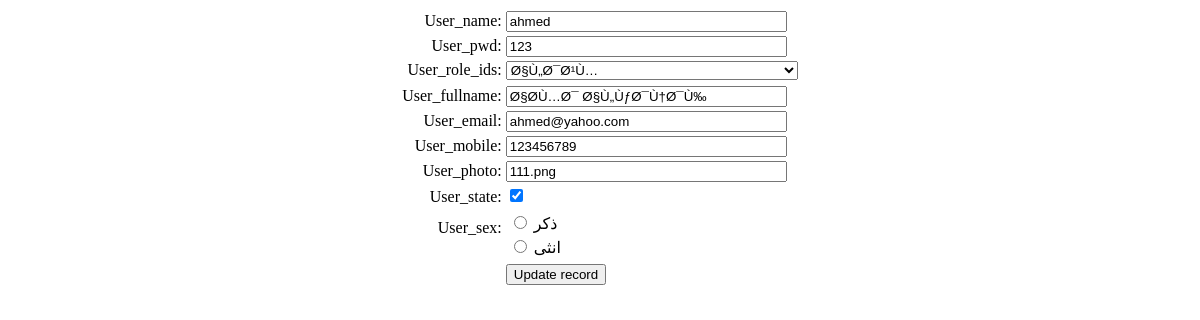
Before: /sys/users/edit.php?userid=2 with the older database file.
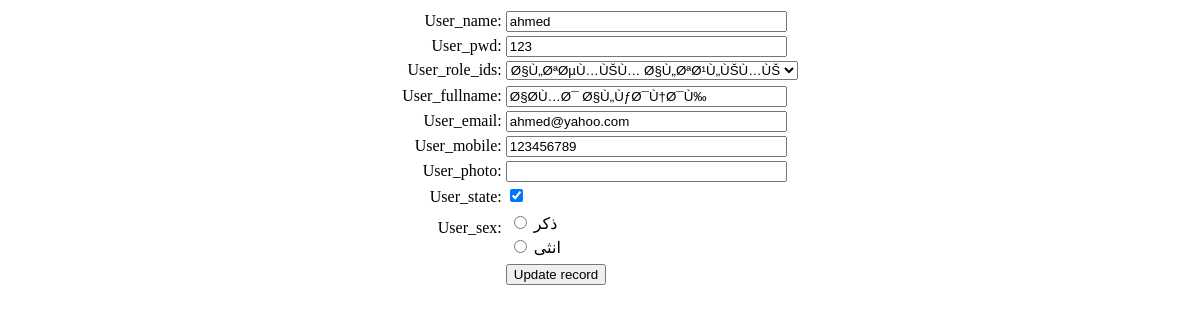
After: the same page with the newer database file.
### tables this page shows
CREATE TABLE `sys_users` (
  `user_id` int(11) NOT NULL AUTO_INCREMENT,
  `user_name` varchar(255) DEFAULT NULL,
  `user_pwd` varchar(255) DEFAULT NULL,
  `user_role_ids` varchar(255) DEFAULT NULL,
  `user_fullname` varchar(255) DEFAULT NULL,
  `user_email` varchar(255) DEFAULT NULL,
  `user_mobile` varchar(15) DEFAULT NULL,
  `user_photo` varchar(255) DEFAULT NULL,
  `user_state` tinyint(1) DEFAULT '1' COMMENT '1=active,0=notactive',
  `user_sex` varchar(1) DEFAULT NULL COMMENT 'f=female , m =male',
  `user_last_login` datetime DEFAULT NULL,
  `user_created_date` timestamp NULL DEFAULT CURRENT_TIMESTAMP,
  `user_created_by` int(11) DEFAULT NULL,
  PRIMARY KEY (`user_id`)
);

### sys/users/edit.php (the view, shortened to what this page needs)
<?php require_once('../../Connections/dares_conn.php'); ?>
<?php
if (!function_exists("GetSQLValueString")) {
function GetSQLValueString($theValue, $theType, $theDefinedValue = "", $theNotDefinedValue = "")
{
  $theValue = function_exists("mysql_real_escape_string") ? mysql_real_escape_string($theValue) : mysql_escape_string($theValue);
  switch ($theType) {
    case "long":
    case "int":
      $theValue = ($theValue != "") ? intval($theValue) : "NULL";
      break;
  }
  return $theValue;
}
}
$editFormAction = $_SERVER['PHP_SELF'];
if (isset($_SERVER['QUERY_STRING'])) {
  $editFormAction .= "?" . htmlentities($_SERVER['QUERY_STRING']);
}
$colname_get_user = "-1";
if (isset($_GET['userid'])) {
  $colname_get_user = $_GET['userid'];
}
$query_get_user = sprintf("SELECT * FROM sys_users WHERE user_id = %s", GetSQLValueString($colname_get_user, "int"));
$get_user = mysql_query($query_get_user, $dares_conn) or die(mysql_error());
$row_get_user = mysql_fetch_assoc($get_user);
$query_get_role = "SELECT * FROM sys_role";
$get_role = mysql_query($query_get_role, $dares_conn) or die(mysql_error());
$row_get_role = mysql_fetch_assoc($get_role);
?>
<!DOCTYPE html PUBLIC "-//W3C//DTD XHTML 1.0 Transitional//EN" "http://www.w3.org/TR/xhtml1/DTD/xhtml1-transitional.dtd">
<html xmlns="http://www.w3.org/1999/xhtml">
<head>
</head>
<body>
<form action="<?php echo $editFormAction; ?>" method="post" name="form1" id="form1">
  <table align="center">
    <tr valign="baseline">
      <td nowrap="nowrap" align="right">User_name:</td>
      <td><input type="text" name="user_name" value="<?php echo htmlentities($row_get_user['user_name'], ENT_COMPAT, 'utf-8'); ?>" size="32" /></td>
    </tr>
    <tr valign="baseline">
      <td nowrap="nowrap" align="right">User_pwd:</td>
      <td><input type="text" name="user_pwd" value="<?php echo htmlentities($row_get_user['user_pwd'], ENT_COMPAT, 'utf-8'); ?>" size="32" /></td>
    </tr>
    <tr valign="baseline">
      <td nowrap="nowrap" align="right">User_role_ids:</td>
      <td><select name="user_role_ids">
        <?php
do {
?>
        <option value="<?php echo $row_get_role['role_id']?>" <?php if (!(strcmp($row_get_role['role_id'], htmlentities($row_get_user['user_role_ids'], ENT_COMPAT, 'utf-8')))) {echo "SELECTED";} ?>><?php echo $row_get_role['role_name']?></option>
        <?php
} while ($row_get_role = mysql_fetch_assoc($get_role));
?>
      </select></td>
    </tr>
    <tr valign="baseline">
      <td nowrap="nowrap" align="right">User_fullname:</td>
      <td><input type="text" name="user_fullname" value="<?php echo htmlentities($row_get_user['user_fullname'], ENT_COMPAT, 'utf-8'); ?>" size="32" /></td>
    </tr>
    <tr valign="baseline">
      <td nowrap="nowrap" align="right">User_email:</td>
      <td><input type="text" name="user_email" value="<?php echo htmlentities($row_get_user['user_email'], ENT_COMPAT, 'utf-8'); ?>" size="32" /></td>
    </tr>
    <tr valign="baseline">
      <td nowrap="nowrap" align="right">User_mobile:</td>
      <td><input type="text" name="user_mobile" value="<?php echo htmlentities($row_get_user['user_mobile'], ENT_COMPAT, 'utf-8'); ?>" size="32" /></td>
    </tr>
    <tr valign="baseline">
      <td nowrap="nowrap" align="right">User_photo:</td>
      <td><input type="text" name="user_photo" value="<?php echo htmlentities($row_get_user['user_photo'], ENT_COMPAT, 'utf-8'); ?>" size="32" /></td>
    </tr>
    <tr valign="baseline">
      <td nowrap="nowrap" align="right">User_state:</td>
      <td><input type="checkbox" name="user_state" value=""  <?php if (!(strcmp(htmlentities($row_get_user['user_state'], ENT_COMPAT, 'utf-8'),"1"))) {echo "checked=\"checked\"";} ?> /></td>
    </tr>
    <tr valign="baseline">
      <td nowrap="nowrap" align="right">User_sex:</td>
      <td valign="baseline"><table>
        <tr>
          <td><input type="radio" name="user_sex" value="1" <?php if (!(strcmp(htmlentities($row_get_user['user_sex'], ENT_COMPAT, 'utf-8'),1))) {echo "checked=\"checked\"";} ?> />
            ذكر</td>
        </tr>
        <tr>
          <td><input type="radio" name="user_sex" value="0" <?php if (!(strcmp(htmlentities($row_get_user['user_sex'], ENT_COMPAT, 'utf-8'),0))) {echo "checked=\"checked\"";} ?> />
            انثى</td>
        </tr>
      </table></td>
    </tr>
    <tr valign="baseline">
      <td nowrap="nowrap" align="right">&nbsp;</td>
      <td><input type="submit" value="Update record" /></td>
    </tr>
  </table>
</form>
<p>&nbsp;</p>
</body>
</html>

Changed rows visible on the page:
changed sys_users "ahmed": user_photo "111.png" → (not shown)
Other visible differences:
form field user_role_ids: "Ø§Ù„Ø¯Ø¹Ù…" → "Ø§Ù„ØªØµÙ…ÙŠÙ… Ø§Ù„ØªØ¹Ù„ÙŠÙ…ÙŠ"
